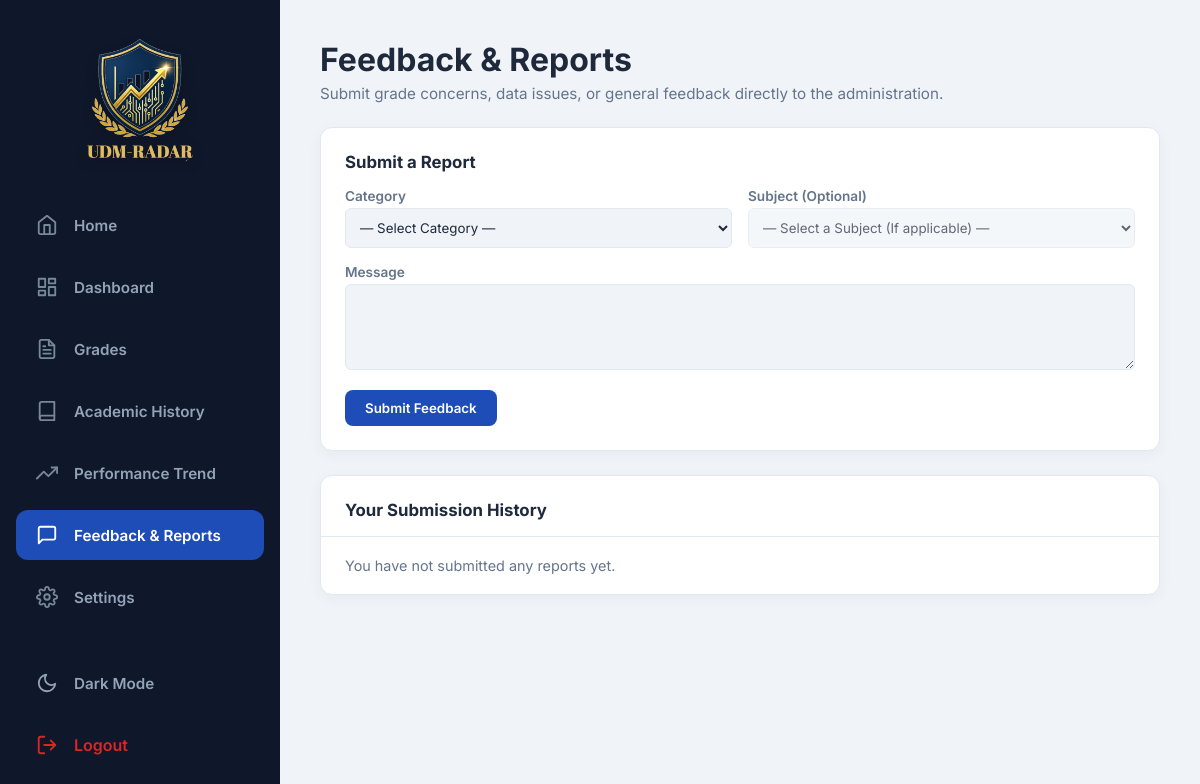
/student/feedback.php (signed in), run on an earlier commit of the app's database.
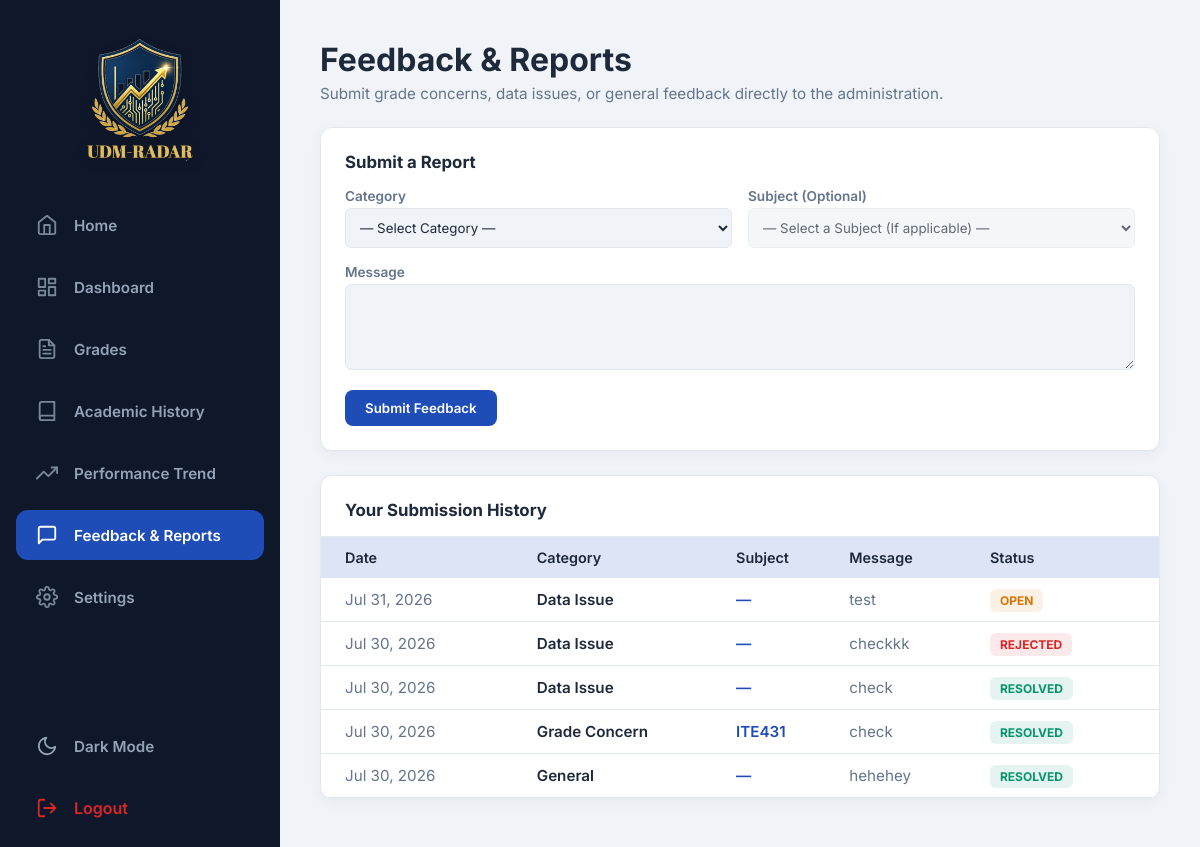
And on a later commit of the database.
### tables this page shows
CREATE TABLE `feedback_reports` (
  `id` int(11) NOT NULL,
  `submitted_by` int(11) NOT NULL,
  `category` enum('grade_concern','data_issue','general') NOT NULL,
  `subject_id` int(11) DEFAULT NULL,
  `message` text NOT NULL,
  `status` enum('open','resolved') NOT NULL DEFAULT 'open',
  `resolved_by` int(11) DEFAULT NULL,
  `resolved_at` timestamp NULL DEFAULT NULL,
  `created_at` timestamp NOT NULL DEFAULT current_timestamp()
);

CREATE TABLE `subjects` (
  `id` int(11) NOT NULL,
  `code` varchar(20) NOT NULL COMMENT 'e.g. "ITE331". Elective slots use a track-specific code (SD351/CY351/DS351 = Machine Learning under the Software Dev/Cybersecurity/Data Science track) rather than a generic "Elective 1" label.',
  `title` varchar(150) NOT NULL,
  `units` tinyint(4) NOT NULL COMMENT 'Credit units. GWA math weights every grade by this — a 1-unit and 3-unit subject do NOT count equally (see computeWeightedGWA()).',
  `year_level` tinyint(4) DEFAULT NULL COMMENT 'Which curriculum year this subject belongs to (1-4) — independent of any individual student''s current year.',
  `semester` tinyint(4) DEFAULT NULL COMMENT '1 or 2 — which semester of that curriculum year.'
);

### student/feedback.php (the view, shortened to what the changed rows need)
<?php
$user = currentUser();
$db = getDB();
$stmtHist = $db->prepare("
    SELECT f.*, s.code AS subj_code
    FROM feedback_reports f
    LEFT JOIN subjects s ON s.id = f.subject_id
    WHERE f.submitted_by = ?
    ORDER BY f.created_at DESC
");
$stmtHist->execute([$user['id']]);
$history = $stmtHist->fetchAll();
$navItems = [
    ['Home',               'index.php',     '🏠'],
    ['Dashboard',          'dashboard.php', '📊'],
    ['Grades',             'grades.php',    '📝'],
    ['Academic History',   'history.php',   '📚'],
    ['Performance Trend',  'trend.php',     '📈'],
    ['Feedback & Reports', 'feedback.php',  '💬'],
    ['Settings',           'settings.php',  '⚙️'],
];
require_once '../includes/header.php';
require_once '../includes/sidebar.php';
?>
<div class="main-content">
    <div class="header" style="margin-bottom: 24px;">
        <div>
            <h1>Feedback & Reports</h1>
        </div>
    </div>
    <div class="card" style="padding:0; overflow:hidden;">
        <div style="padding: 24px 24px 16px; border-bottom: 1px solid var(--border-color);">
            <h3 style="color: var(--text-dark); font-size: 1.05rem; font-weight: 700; margin: 0;">Your Submission History</h3>
        </div>
        <?php if (empty($history)): ?>
            <p style="color: var(--text-gray); font-size: 0.9rem; padding: 20px 24px;">You have not submitted any reports yet.</p>
        <?php else: ?>
            <table style="width: 100%; border-collapse: collapse; font-size: 0.9rem;">
                <thead>
                    <tr style="background: var(--table-header-bg); text-align: left;">
                        <th style="padding: 12px 24px; color:var(--text-dark); font-weight:600;">Date</th>
                        <th style="padding: 12px; color:var(--text-dark); font-weight:600;">Category</th>
                        <th style="padding: 12px; color:var(--text-dark); font-weight:600;">Subject</th>
                        <th style="padding: 12px; color:var(--text-dark); font-weight:600;">Message</th>
                        <th style="padding: 12px 24px; color:var(--text-dark); font-weight:600;">Status</th>
                    </tr>
                </thead>
                <tbody>
                    <?php foreach ($history as $h): ?>
                    <tr style="border-bottom: 1px solid var(--border-color);">
                        <td style="padding: 12px 24px; color: var(--text-gray);"><?= date('M j, Y', strtotime($h['created_at'])) ?></td>
                        <td style="padding: 12px; font-weight: 600; color: var(--text-dark);"><?= ucwords(str_replace('_', ' ', $h['category'])) ?></td>
                        <td style="padding: 12px; color: var(--accent-blue); font-weight:600;"><?= htmlspecialchars($h['subj_code'] ?? '—') ?></td>
                        <td style="padding: 12px; color: var(--text-gray); max-width: 300px; white-space: nowrap; overflow: hidden; text-overflow: ellipsis;" title="<?= htmlspecialchars($h['message']) ?>"><?= htmlspecialchars($h['message']) ?></td>
                        <td style="padding: 12px 24px;">
                            <?php if ($h['status'] === 'open'): ?>
                                <span style="background:rgba(217, 119, 6, 0.1); color:var(--risk-mod); padding: 4px 10px; border-radius: 6px; font-size: 0.75rem; font-weight: 700;">OPEN</span>
                            <?php elseif ($h['status'] === 'resolved'): ?>
                                <span style="background:rgba(5, 150, 105, 0.1); color:var(--risk-low); padding: 4px 10px; border-radius: 6px; font-size: 0.75rem; font-weight: 700;">RESOLVED</span>
                            <?php else: ?>
                                <span style="background:rgba(220, 38, 38, 0.1); color:var(--risk-high); padding: 4px 10px; border-radius: 6px; font-size: 0.75rem; font-weight: 700;">REJECTED</span>
                            <?php endif; ?>
                        </td>
                    </tr>
                    <?php endforeach; ?>
                </tbody>
            </table>
        <?php endif; ?>
    </div>
</div>
<?php require_once '../includes/footer.php'; ?>

### includes/sidebar.php (shortened to what the changed rows need)
<nav id="sidebar" class="sidebar">
  <ul class="sidebar-nav">
    <?php foreach ($navItems as [$label, $href, $icon]): ?>
    <?php
        $svg = match($label) {
            'Home' => '<path d="M3 9l9-7 9 7v11a2 2 0 0 1-2 2H5a2 2 0 0 1-2-2z"></path><polyline points="9 22 9 12 15 12 15 22"></polyline>',
            'Dashboard' => '<rect x="3" y="3" width="7" height="9"></rect><rect x="14" y="3" width="7" height="5"></rect><rect x="14" y="12" width="7" height="9"></rect><rect x="3" y="16" width="7" height="5"></rect>',
            'Students', 'Faculty' => '<path d="M17 21v-2a4 4 0 0 0-4-4H5a4 4 0 0 0-4 4v2"></path><circle cx="9" cy="7" r="4"></circle><path d="M23 21v-2a4 4 0 0 0-3-3.87"></path><path d="M16 3.13a4 4 0 0 1 0 7.75"></path>',
            'Grades' => '<path d="M14 2H6a2 2 0 0 0-2 2v16a2 2 0 0 0 2 2h12a2 2 0 0 0 2-2V8z"></path><polyline points="14 2 14 8 20 8"></polyline><line x1="16" y1="13" x2="8" y2="13"></line><line x1="16" y1="17" x2="8" y2="17"></line><polyline points="10 9 9 9 8 9"></polyline>',
            'Academic History' => '<path d="M4 19.5A2.5 2.5 0 0 1 6.5 17H20"></path><path d="M6.5 2H20v20H6.5A2.5 2.5 0 0 1 4 19.5v-15A2.5 2.5 0 0 1 6.5 2z"></path>',
            'Performance Trend', 'Program Analytics', 'Class Analytics' => '<polyline points="23 6 13.5 15.5 8.5 10.5 1 18"></polyline><polyline points="17 6 23 6 23 12"></polyline>',
            'Feedback & Reports', 'Activity & Inbox' => '<path d="M21 15a2 2 0 0 1-2 2H7l-4 4V5a2 2 0 0 1 2-2h14a2 2 0 0 1 2 2z"></path>',
            'Settings' => '<circle cx="12" cy="12" r="3"></circle><path d="M19.4 15a1.65 1.65 0 0 0 .33 1.82l.06.06a2 2 0 0 1 0 2.83 2 2 0 0 1-2.83 0l-.06-.06a1.65 1.65 0 0 0-1.82-.33 1.65 1.65 0 0 0-1 1.51V21a2 2 0 0 1-2 2 2 2 0 0 1-2-2v-.09A1.65 1.65 0 0 0 9 19.4a1.65 1.65 0 0 0-1.82.33l-.06.06a2 2 0 0 1-2.83 0 2 2 0 0 1 0-2.83l.06-.06a1.65 1.65 0 0 0 .33-1.82 1.65 1.65 0 0 0-1.51-1H3a2 2 0 0 1-2-2 2 2 0 0 1 2-2h.09A1.65 1.65 0 0 0 4.6 9a1.65 1.65 0 0 0-.33-1.82l-.06-.06a2 2 0 0 1 0-2.83 2 2 0 0 1 2.83 0l.06.06a1.65 1.65 0 0 0 1.82.33H9a1.65 1.65 0 0 0 1-1.51V3a2 2 0 0 1 2-2 2 2 0 0 1 2 2v.09a1.65 1.65 0 0 0 1 1.51 1.65 1.65 0 0 0 1.82-.33l.06-.06a2 2 0 0 1 2.83 0 2 2 0 0 1 0 2.83l-.06.06a1.65 1.65 0 0 0-.33 1.82V9a1.65 1.65 0 0 0 1.51 1H21a2 2 0 0 1 2 2 2 2 0 0 1-2 2h-.09a1.65 1.65 0 0 0-1.51 1z"></path>',
            default => '<circle cx="12" cy="12" r="10"></circle><line x1="12" y1="8" x2="12" y2="12"></line><line x1="12" y1="16" x2="12.01" y2="16"></line>'
        };
    ?>
    <li>
      <a href="<?= htmlspecialchars($href) ?>" class="sidebar-link <?= basename($_SERVER['PHP_SELF']) === basename($href) ? 'active' : '' ?>">
        <svg viewBox="0 0 24 24" fill="none" stroke="currentColor" stroke-width="2" stroke-linecap="round" stroke-linejoin="round" class="sidebar-icon">
            <?= $svg ?>
        </svg>
        <span><?= htmlspecialchars($label) ?></span>
      </a>
    </li>
    <?php endforeach; ?>
  </ul>
</nav>

What changed in the data, as far as the page shows it:
added feedback_reports: created_at "Jul 31, 2026", category "Data Issue", subj_code "—", message "test", status "OPEN"
added feedback_reports: created_at "Jul 30, 2026", category "Data Issue", subj_code "—", message "checkkk", status "REJECTED"
added feedback_reports: created_at "Jul 30, 2026", category "Data Issue", subj_code "—", message "check", status "RESOLVED"
added feedback_reports: created_at "Jul 30, 2026", category "Grade Concern", subject.code "ITE431", message "check", status "RESOLVED"
added feedback_reports: created_at "Jul 30, 2026", category "General", subj_code "—", message "hehehey", status "RESOLVED"
Also different on the page:
text no longer shown: "You have not submitted any reports yet."
text now shown: "Date Category Subject Message Status"
